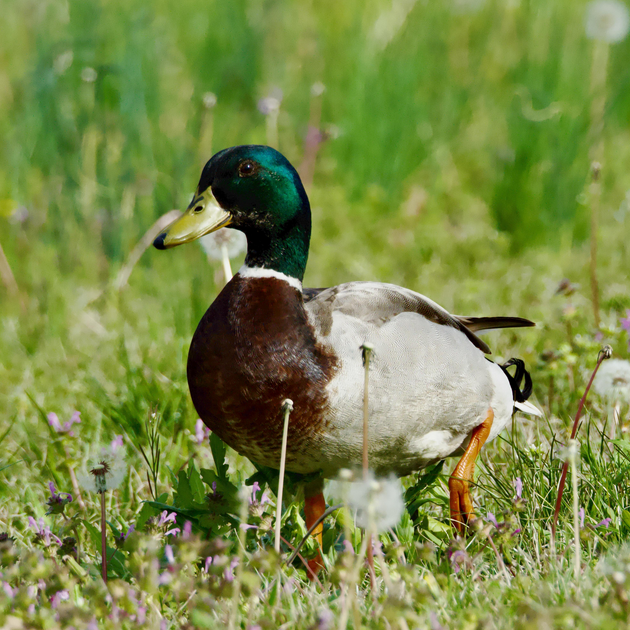
#> input picture images/img-1.png, 630 x 630 px
$ jupyter execute 01_spatial_domain.ipynb
#> lines starting #> are read from the running program, lines starting #| are printed output that depends on the picture; after the words box and inside, x2 and y2 are one past the last pixel; in counts of white or black regions, pixels touching at a corner belong together
## 1. Image Enhancement in Spatial Domain

### 1.1 Gray Level Transformations

### 1.1.1 Image Negative

Image negative is a point processing transformation that reverses the intensity levels of an image meaning dark pixels become bright and bright pixels become dark, producing a reversed-tone version (like a photo film negative).

For an 8-bit grayscale image:

$$
s = (L-1)-r
$$

Where, <br>
$\qquad L =$ Number of gray levels (256 for 8-bit) <br>
$\qquad r =$ Input pixel intensity <br>
$\qquad s =$ Output pixel intensity <br>

**Program to implement image negative**

[cell 1]
import cv2
import numpy as np
import matplotlib.pyplot as plt

[cell 2]
img = cv2.imread("images/img-1.png", 0)
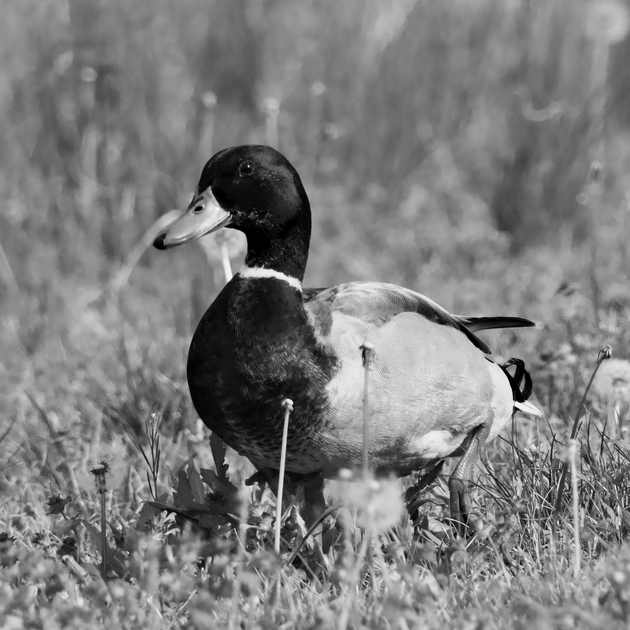
#> img: shape (630, 630); min 0, max 253, mean 124.8

if img is None:
    print("Image not found!")
    exit()

[cell 3]
negative = cv2.bitwise_not(img)
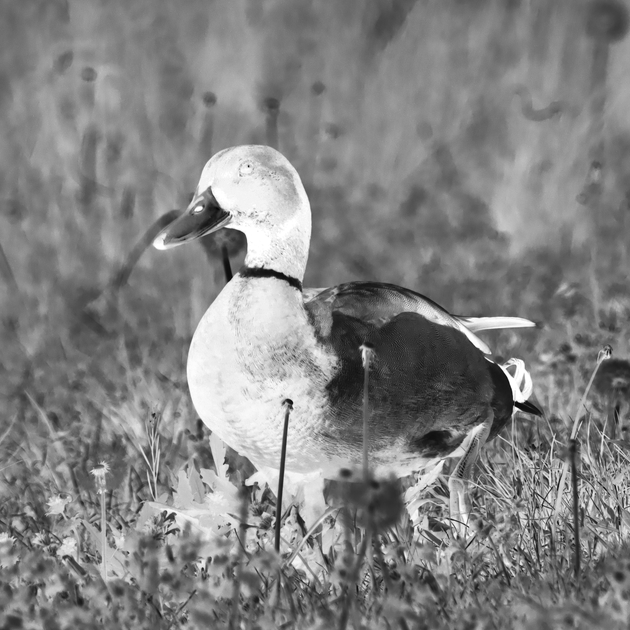
#> negative: shape (630, 630); min 2, max 255, mean 130.2

[cell 4]
plt.figure(figsize=(10, 5))

plt.subplot(1, 2, 1)
plt.title("Original Image")
plt.imshow(img, cmap="gray")
plt.axis("off")

plt.subplot(1, 2, 2)
plt.title("Negative Image")
plt.imshow(negative, cmap="gray")
plt.axis("off")

plt.show()
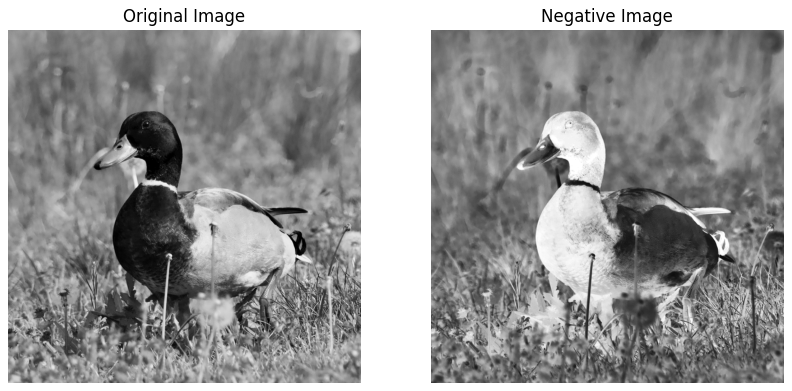
#> figure drawn by matplotlib, 2 panels

### 1.1.2 Log Transformation

Log transformation is a gray-level transformation technique that maps a narrow range of low-intensity (dark) pixel values to a wider range of output values, thereby enhancing the details in darker regions of an image.

$$
s = c \cdot \text{log}(1+r)
$$

Where, <br>
$\qquad r =$ Input pixel intensity <br>
$\qquad s =$ Output pixel intensity <br>
$\qquad c =$ Scaling constant, defined as: <br>

$$
c = \frac{255}{\text{log}(1+r_{max})}
$$

$\qquad r_{max} =$ maximum pixel value in the input image (usually 255)

**Program to implement log transformation**

[cell 5]
img_float = np.float32(img)

log_transformed = np.log1p(img_float)
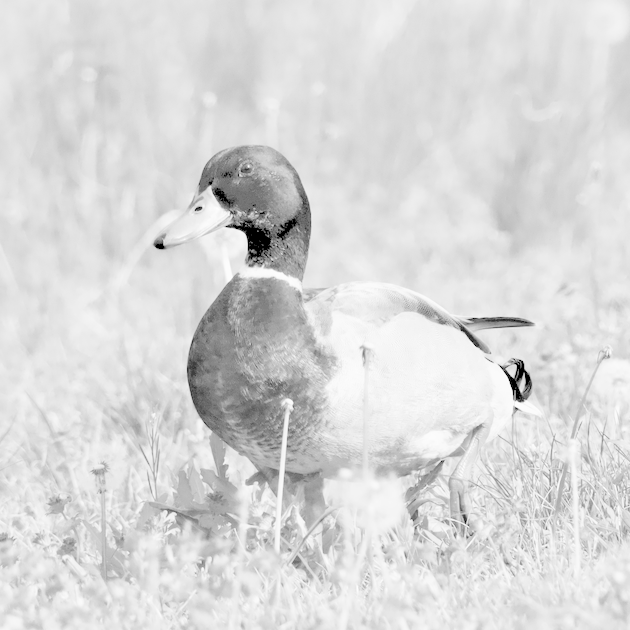
#> log_transformed: shape (630, 630) float32; min 0, max 5.54, mean 4.72; drawn with min black and max white
log_transformed = cv2.normalize(log_transformed, None, 0, 255, cv2.NORM_MINMAX)
log_transformed = np.uint8(log_transformed)

[cell 6]
plt.figure(figsize=(10, 5))

plt.subplot(1, 2, 1)
plt.title("Original Image")
plt.imshow(img, cmap="gray")
plt.axis("off")

plt.subplot(1, 2, 2)
plt.title("Log Transformed Image")
plt.imshow(log_transformed, cmap="gray")
plt.axis("off")

plt.show()

### 1.1.3 Power-Law (Gamma) Transformation

Power-law transformation, also called Gamma Transformation, is used in image processing to enhance an image by modifying its brightness levels using a power function. It is useful for brightness correction, gamma correction and enhancing dark or bright regions.

$$
s = c \cdot r^{\gamma}
$$

Where, <br>
$\qquad r =$ Input pixel intensity <br>
$\qquad s =$ Output pixel intensity <br>
$\qquad c =$ Constant (usually 1) <br>
$\qquad \gamma =$ Gamma value <br>

Effect of Gamma Value <br>
$\qquad$ When $\gamma < 1$ then image becomes brighter <br>
$\qquad$ When $\gamma > 1$ then image becomes darker <br>
$\qquad$ When $\gamma = 1$ then no change <br>

**Program to gamma transformation**

[cell 7]
img_float = img / 255.0

gamma = 0.5

gamma_corrected = np.power(img_float, gamma)
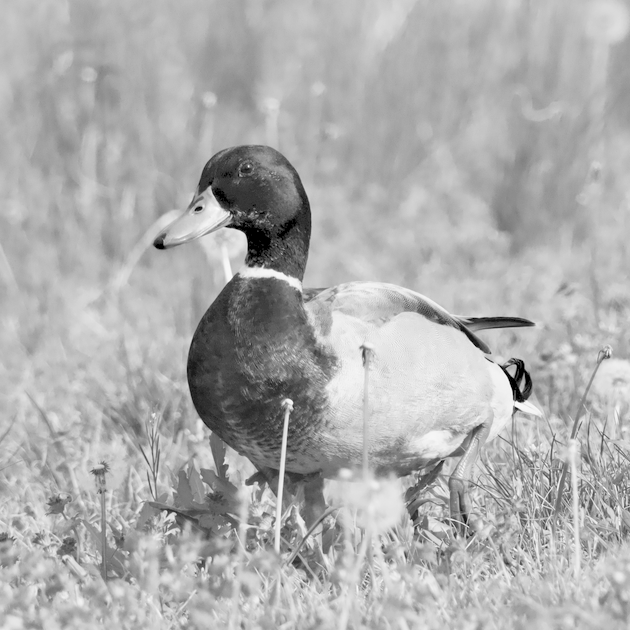
#> gamma_corrected: shape (630, 630) float64; min 0, max 0.996, mean 0.683
gamma_corrected = np.uint8(gamma_corrected * 255)

[cell 8]
plt.figure(figsize=(10, 5))

plt.subplot(1, 2, 1)
plt.title("Original Image")
plt.imshow(img, cmap="gray")
plt.axis("off")

plt.subplot(1, 2, 2)
plt.title(f"Gamma Transformed (gamma = {gamma})")
plt.imshow(gamma_corrected, cmap="gray")
plt.axis("off")

plt.show()

### 1.1.4 Contrast Stretching

Contrast Stretching is an image enhancement technique used to improve the contrast of an image by stretching the range of intensity values. It expands the narrow intensity range of an image to the full display range (usually 0 to 255). This makes dark regions darker and bright regions brighter, improving visibility. The equation for contrast stretching is given as,

$$
s = \frac{(r-r_{min})(L-1)}{r_{max}-r_{min}}
$$

Where, <br>
$\qquad r =$ Input pixel intensity <br>
$\qquad s =$ Output pixel intensity <br>
$\qquad r_{min} =$ Minimum intensity in input image <br>
$\qquad r_{max} =$ Maximum intensity in input image <br>

**Program to implement contrast stretching**

[cell 9]
r_min = np.min(img)
#> r_min = 0
r_max = np.max(img)
#> r_max = 253

stretched = ((img - r_min) / (r_max - r_min)) * 255
stretched = np.uint8(stretched)

[cell 10]
plt.figure(figsize=(10, 5))

plt.subplot(1, 2, 1)
plt.title("Original Image")
plt.imshow(img, cmap="gray")
plt.axis("off")

plt.subplot(1, 2, 2)
plt.title("Contrast Stretched Image")
plt.imshow(stretched, cmap="gray")
plt.axis("off")

plt.show()

### 1.1.5 Thresholding

Thresholding is a simple yet powerful segmentation technique that converts a grayscale image into a binary image (black and white) by comparing each pixel's intensity to a fixed value called the threshold value ($T$). Mathematically, it is defined as,

$$
s = \begin{cases} 255, & r \geq T \\ 0, & r < T \end{cases}
$$

Where, <br>
$\qquad r =$ Input pixel intensity <br>
$\qquad s =$ Output pixel intensity <br>
$\qquad T =$ Threshold value <br>

**Program to implement thresholding**

[cell 11]
threshold_value = 80

_, threshold_img = cv2.threshold(img, threshold_value, 255, cv2.THRESH_BINARY)
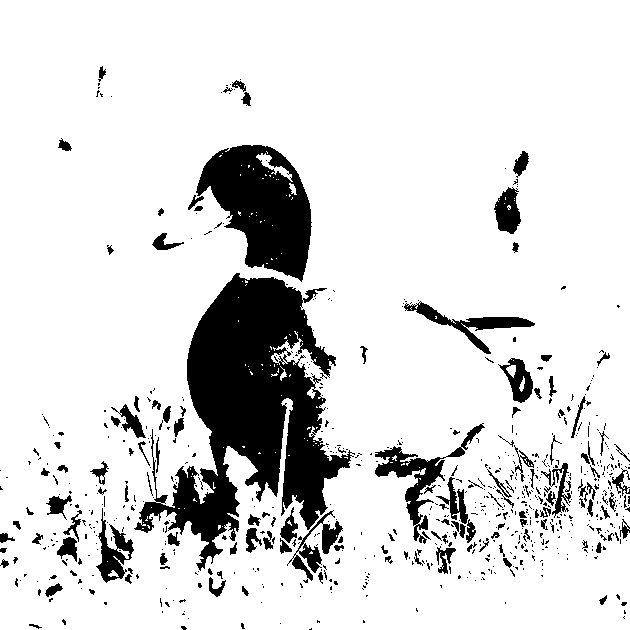
#> threshold_img: shape (630, 630); 85.9% white; 710 black regions (573 under 20 px), largest, box (x1, y1, x2, y2) and area: (134, 273, 355, 571) 27366, (196, 145, 312, 282) 9411, (375, 423, 485, 544) 2336

[cell 12]
plt.figure(figsize=(10, 5))

plt.subplot(1, 2, 1)
plt.title("Original Image")
plt.imshow(img, cmap="gray")
plt.axis("off")

plt.subplot(1, 2, 2)
plt.title("Thresholded Image")
plt.imshow(threshold_img, cmap="gray")
plt.axis("off")

plt.show()

### 1.1.6 Gray Level Clipping (Intensity Level Clipping)

Gray level clipping is an image enhancement technique used to highlight a specific range of intensity values while suppressing other intensity levels. It is useful for emphasizing particular regions in an image, medical image analysis and feature extraction. In clipping pixels within a selected intensity range are preserved or highlighted and pixels outside the range are reduced or set to zero. Mathematically, it is defined as,

$$
s =  \begin{cases} 255, & A \leq r \leq B \\ 0, & \text{Otherwise }  \end{cases}
$$

Where, <br>
$\qquad r =$ Input pixel intensity <br>
$\qquad s =$ Output pixel intensity <br>
$\qquad A =$ Lower intensity limit <br>
$\qquad B =$ Upper intensity limit <br>

**Program to implement gray level clipping**

[cell 13]
A = 80
B = 180

clipped = np.where((img >= A) & (img <= B), 255, 0)
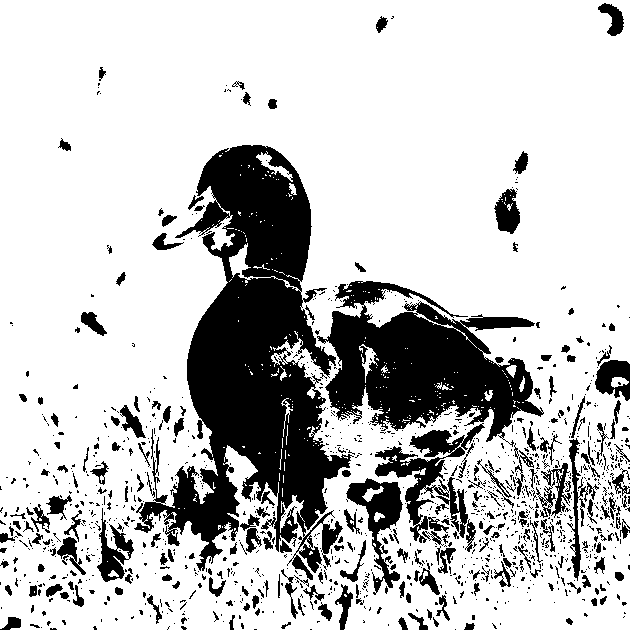
#> clipped: shape (630, 630) int64; 77.2% white; 1241 black regions (1011 under 20 px), largest, box (x1, y1, x2, y2) and area: (134, 145, 354, 580) 41293, (317, 281, 544, 447) 19029, (375, 423, 485, 543) 4052
clipped = np.uint8(clipped)

[cell 14]
plt.figure(figsize=(10, 5))

plt.subplot(1, 2, 1)
plt.title("Original Image")
plt.imshow(img, cmap="gray")
plt.axis("off")

plt.subplot(1, 2, 2)
plt.title("Gray Level Clipped Image")
plt.imshow(clipped, cmap="gray")
plt.axis("off")

plt.show()

### 1.1.7 Bit Plane Slicing

Bit plane slicing is an image processing technique in which a grayscale image is separated into its individual binary bit planes. Since an 8-bit grayscale image has pixel values from 0 to 255 each pixel can be represented using 8 bits,

$$
b_7b_6b_5b_4b_3b_2b_1b_0
$$

Where, <br>
$\qquad b_7 =$ Most Significant Bit (MSB)<br>
$\qquad b_0 =$ Least Significant Bit (LSB) <br>

Bit plane slicing extracts these bits separately to analyze image details.

**Program to implement bit plane slicing**

[cell 15]
plt.figure(figsize=(12, 8))

plt.subplot(3, 3, 1)
plt.title("Original Image")
plt.imshow(img, cmap="gray")
plt.axis("off")

for i in range(8):
    bit_plane = (img >> i) & 1

    plt.subplot(3, 3, i + 2)
    plt.title(f"Bit Plane {i}")

    plt.imshow(bit_plane * 255, cmap="gray")
    plt.axis("off")
#> this loop made 8 passes
#> pass 1, `bit_plane = (img >> i) & 1`:
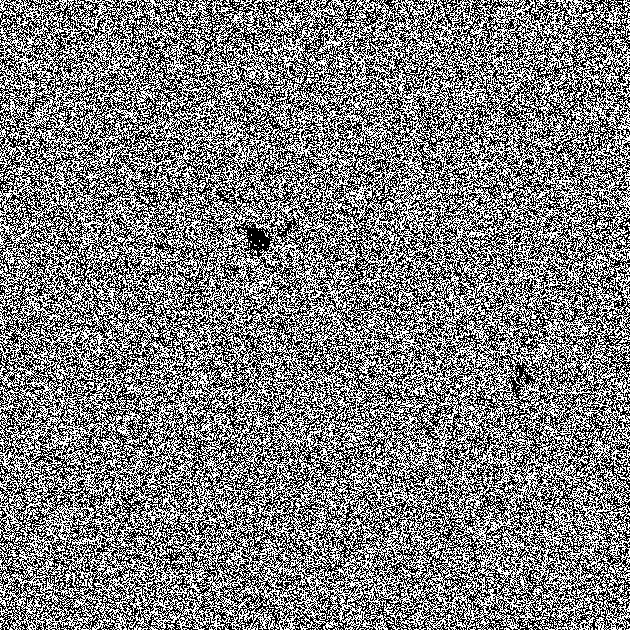
#> bit_plane: shape (630, 630); values 0 (black) and 1 (white), 49.8% white in thin lines or dots
#> pass 3, `bit_plane = (img >> i) & 1`:
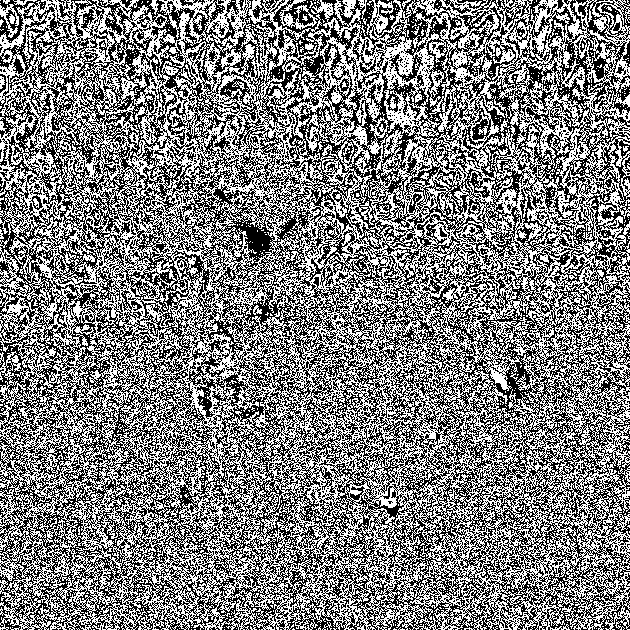
#> bit_plane: shape (630, 630); values 0 (black) and 1 (white), 49.8% white in thin lines or dots

plt.tight_layout()
plt.show()
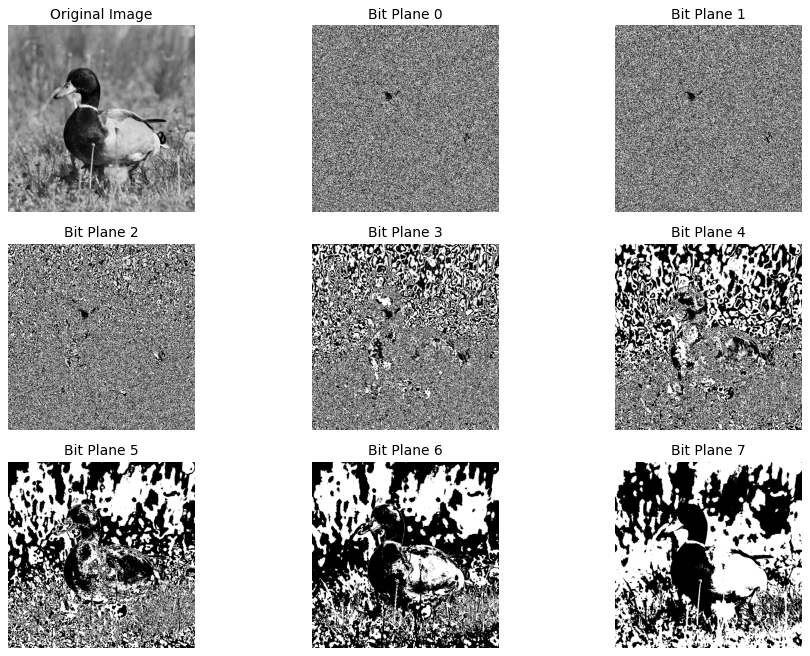
#> figure drawn by matplotlib, 9 panels

$ run again, with images/img-2.png copied over images/img-1.png
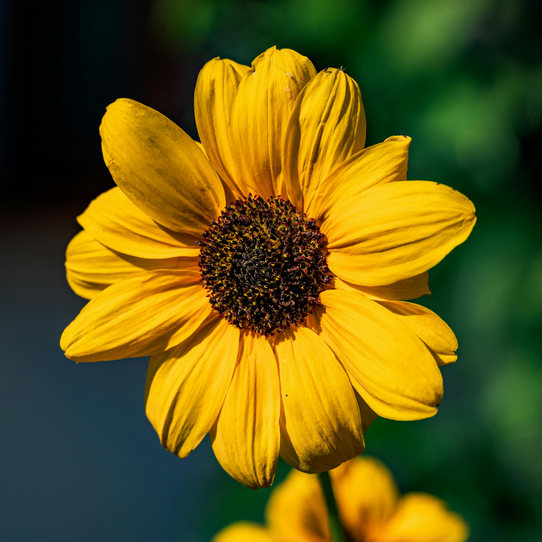
#> input picture images/img-2.png, 542 x 542 px
#> r_min = 0
#> r_max = 212
#> `_, threshold_img = cv2.threshold(img, threshold_value, 255, cv2.THRESH..`:
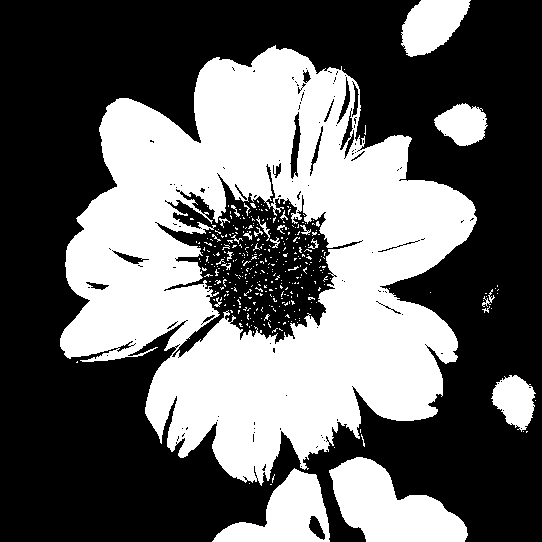
#> threshold_img: shape (542, 542); 39.9% white; 370 white regions (346 under 20 px), largest, box (x1, y1, x2, y2) and area: (60, 45, 477, 486) 98129, (329, 457, 468, 542) 6905, (212, 468, 330, 542) 4316
#> the loop `for i in range(8):` made 8 passes
#> pass 3, `bit_plane = (img >> i) & 1`:
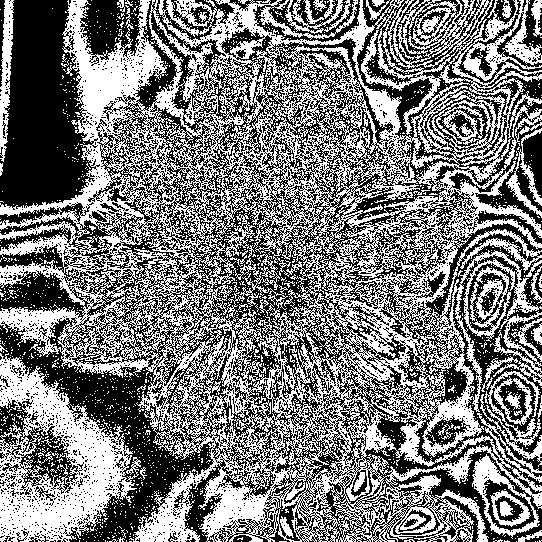
#> bit_plane: shape (542, 542); values 0 (black) and 1 (white), 48.4% white in thin lines or dots
